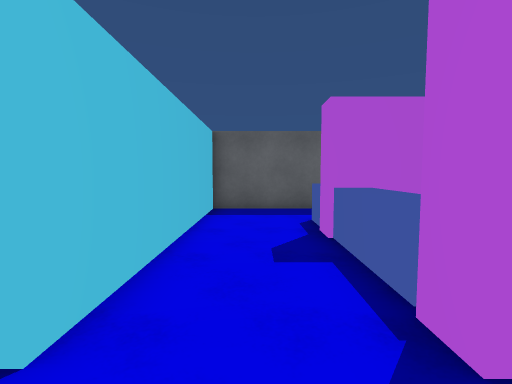
View 1 (above)

24 first-person views from a walk through a 3-D level made in the Unity game engine. The camera is 1.3 m above the floor, tilts 4° down and sees 85° across. The floor is counted in squares, 1 m on a side. Each view is taken from the middle of a square. On the plan, view 1 faces up. The plan holds only what a view shows up to about 13 squares ahead; the rest is blank. The player character is not drawn.

View 2
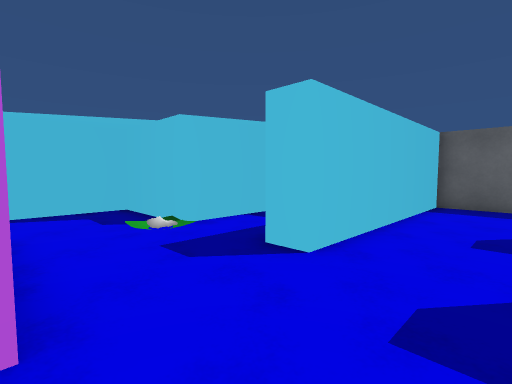

View 3
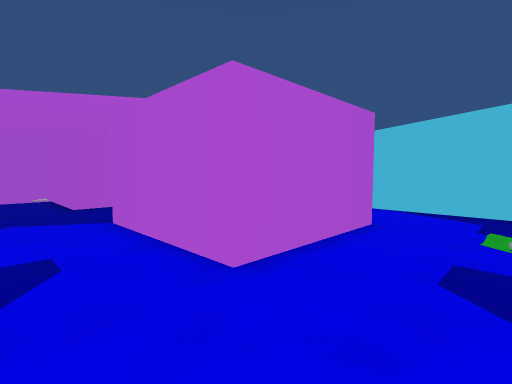

View 4
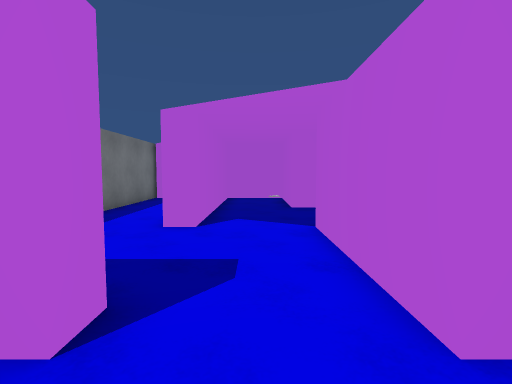

View 5
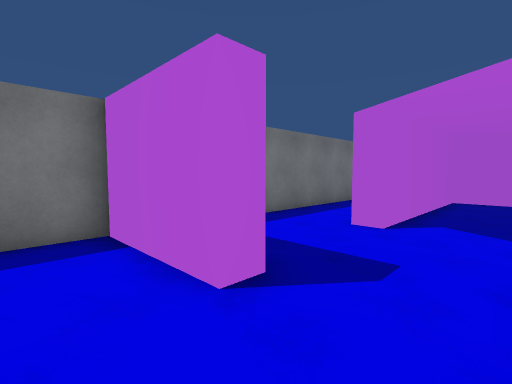

View 6
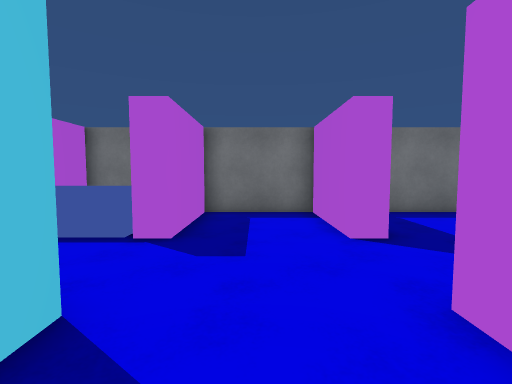

View 7
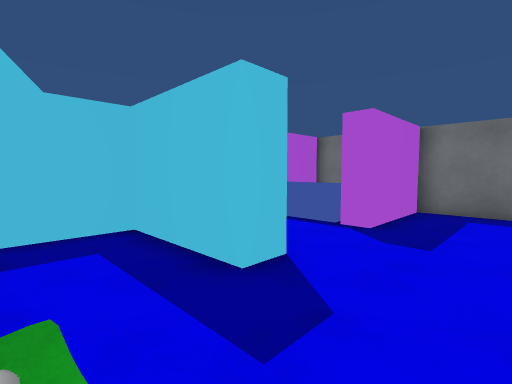

View 8
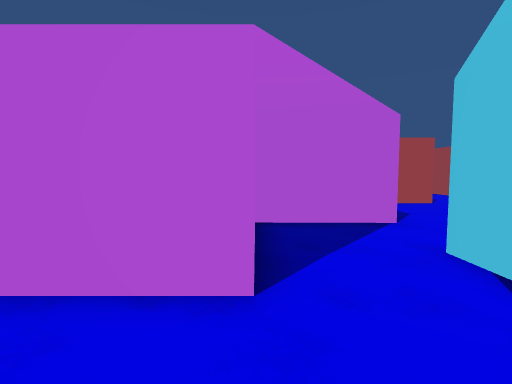

View 9
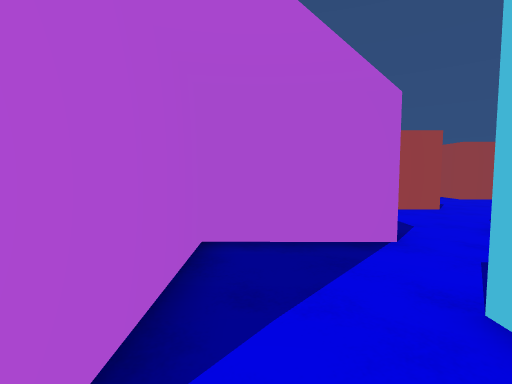

View 10
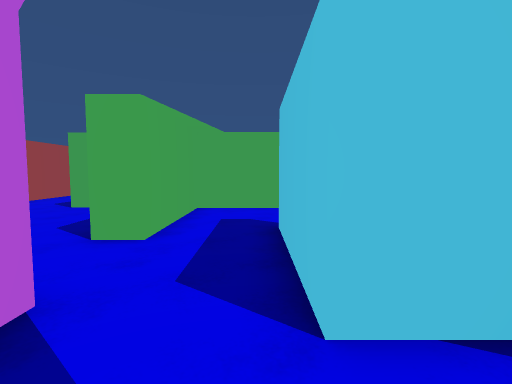

View 11
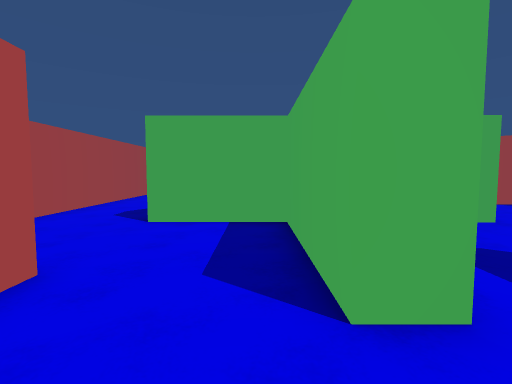

View 12
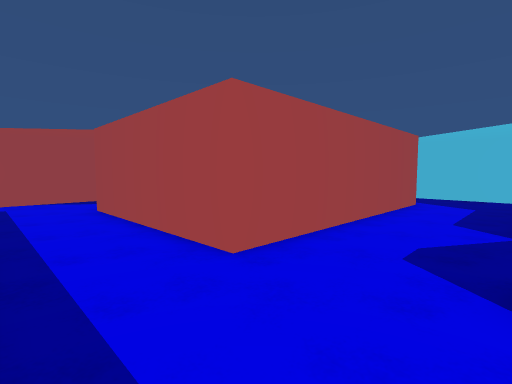

View 13
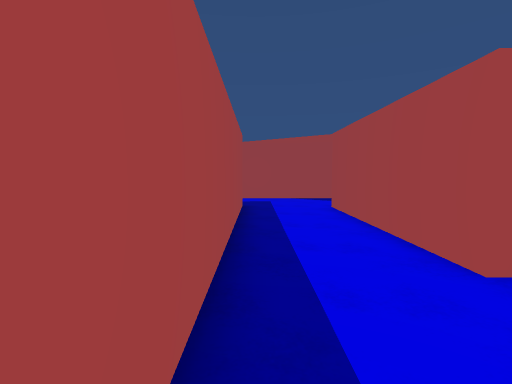

View 14
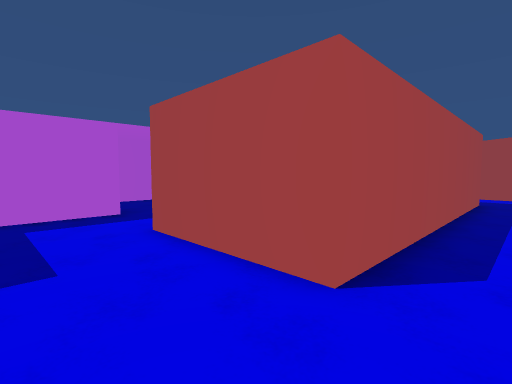

View 15
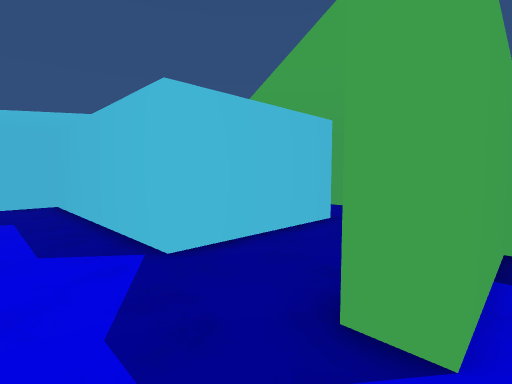

View 16
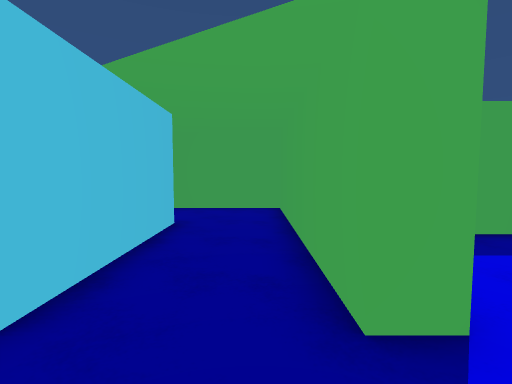

View 17
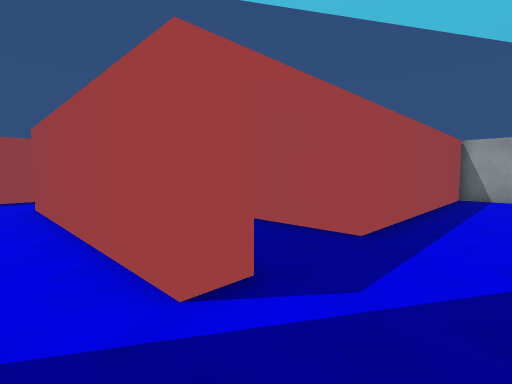

View 18
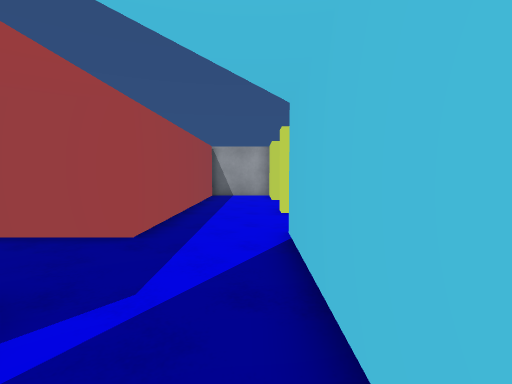

View 19
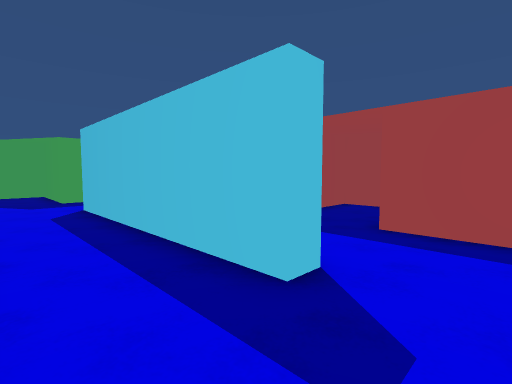

View 20
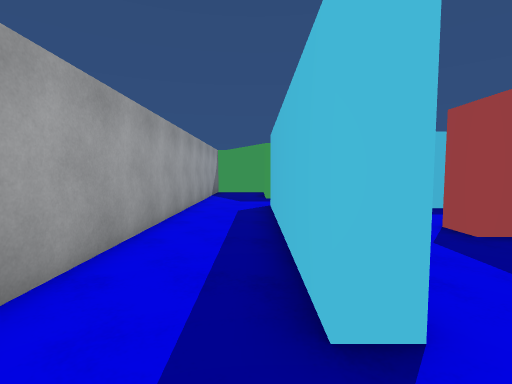

View 21
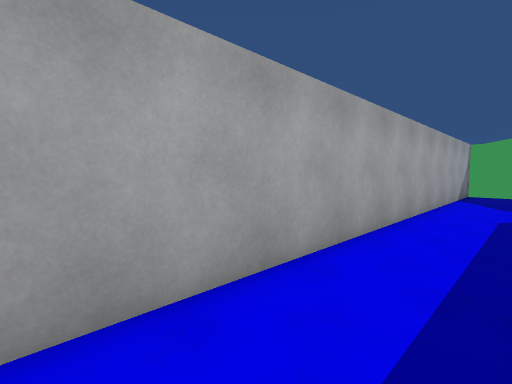

View 22
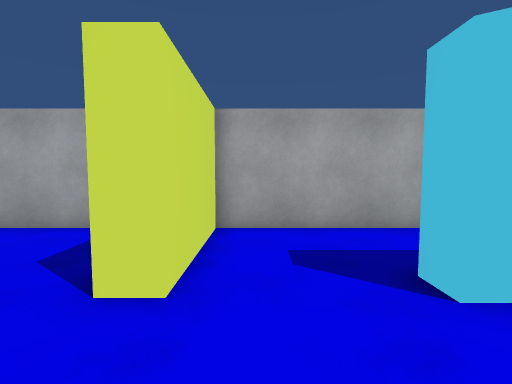

View 23
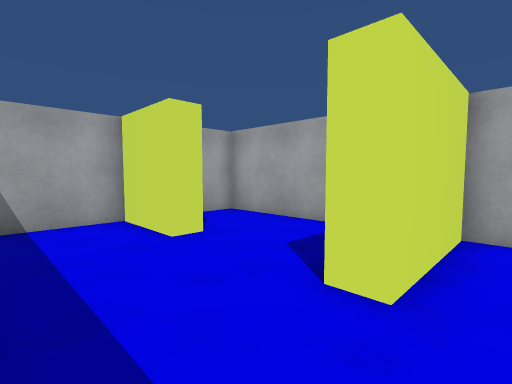

View 24
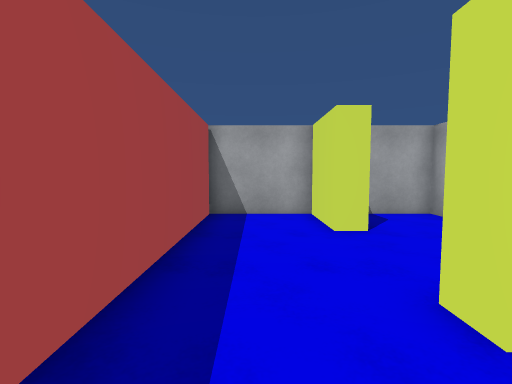

### Floor plan
Points are (right, up) in squares from view 1. A wall is a line through its corners. A room is listed if a view was taken in it or the views show most of it. See-through windows are left out.
Room 1 (views 1, 2, 3, 4, 5, 6, 7, 8, 9)
walls: (1.4, -2.6) (1.4, -1.9) (5.1, -1.9) (5.1, 1.9) (1.4, 1.8) (1.4, 6.2); (-6, -1.9) (-1.5, -1.9) (-1.5, -6.6); (5.1, 4) (5.1, 5.4) (1.4, 5.4); (-2.6, -10.3) (-1.3, -10.3) (-1.3, -14.4) (1.4, -14.4) (1.4, -6.6) (2.2, -6.6); (-5.4, 4.9) (-5.4, 1.7) (-9.1, 1.7) (-9.1, -1.5); (5.1, -13.1) (5.1, -4.4); (2.4, 10) (-1.5, 10) (-1.5, 1.8) (-2.5, 1.8) (-2.5, 5.4) (-4.9, 5.4)
low walls: (2, 2.6) (1.5, 2.6); (1.4, 6.6) (1.4, 7.6)
ways out: opening at (-7.5, -2.5) to room 2
Room 2 (view 10)
walls: (-9.1, -1.5) (-9.1, -3.5); (-8.5, -6.2) (-6, -6.2) (-6, -1.9)
ways out: opening at (-7.5, -2.5) to room 1; opening at (-9, -4.5) to room 3
Room 3 (views 11, 12, 13, 14, 15, 16, 17, 18, 19, 20, 21, 22, 23, 24)
walls: (-22.2, -16.9) (-22.2, -15.4) (-24, -15.4); (-25.8, -15.4) (-26.5, -15.4) (-26.5, -14.4) (-16.9, -14.4) (-16.9, -21.6); (-21.1, -5.8) (-21.1, -10.9) (-29.7, -10.9) (-29.7, -19) (-30.4, -19) (-30.4, -10); (-29.6, -7) (-30.4, -7) (-30.4, -5.1); (-17.9, -25.1) (-13.5, -25.1); (-13.6, -6.1) (-12.3, -6.1) (-12.3, -7.2) (-17.3, -7.2) (-17.3, -10.9) (-18.1, -10.9) (-18.1, -2.8) (-22.9, -2.8); (-13.5, -22.1) (-13.5, -10.8) (-8.9, -10.8); (-33.5, -5) (-33.5, -21.9) (-29.7, -21.9) (-29.7, -22.8); (-30.6, -26.1) (-29.7, -26.1) (-29.7, -28.8) (-26.5, -28.8) (-26.5, -18.5) (-23.4, -18.5); (-33.5, -24.9) (-33.5, -28.8) (-31.5, -28.8); (-9.7, -6.2) (-8.5, -6.2); (-6, -11.1) (-6, -8.2); (-9.1, -3.5) (-13.6, -3.5)
ways out: opening at (-9, -4.5) to room 2; opening at (-13, -4.5); opening at (-7.5, -11)

Positions as (right, up) in squares from view 1, and headings:
1: (0, 0), facing up
2: (1, -2), facing up-left
3: (1, 1), facing down-left
4: (0, 0), facing down
5: (-1, 0), facing down-right
6: (-4, 0), facing right
7: (-5, -1), facing up-right
8: (-6, 1), facing down
9: (-7, -1), facing down
10: (-7, -4), facing left
11: (-10, -8), facing left
12: (-14, -11), facing down-left
13: (-14, -11), facing down
14: (-15, -8), facing down-right
15: (-17, -13), facing up-left
16: (-19, -13), facing up
17: (-29, -13), facing down-right
18: (-29, -13), facing down
19: (-33, -21), facing up-right
20: (-31, -21), facing up
21: (-31, -21), facing up-left
22: (-27, -21), facing left
23: (-27, -21), facing down-left
24: (-28, -20), facing down
